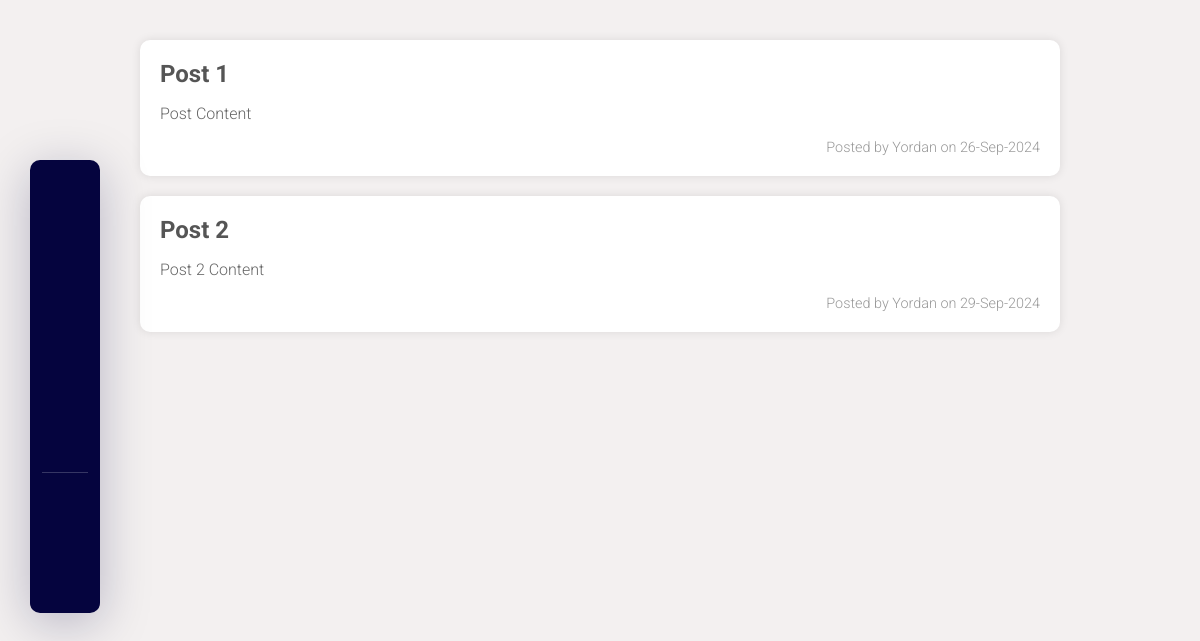
Page /dashboard/ on the earlier database version.
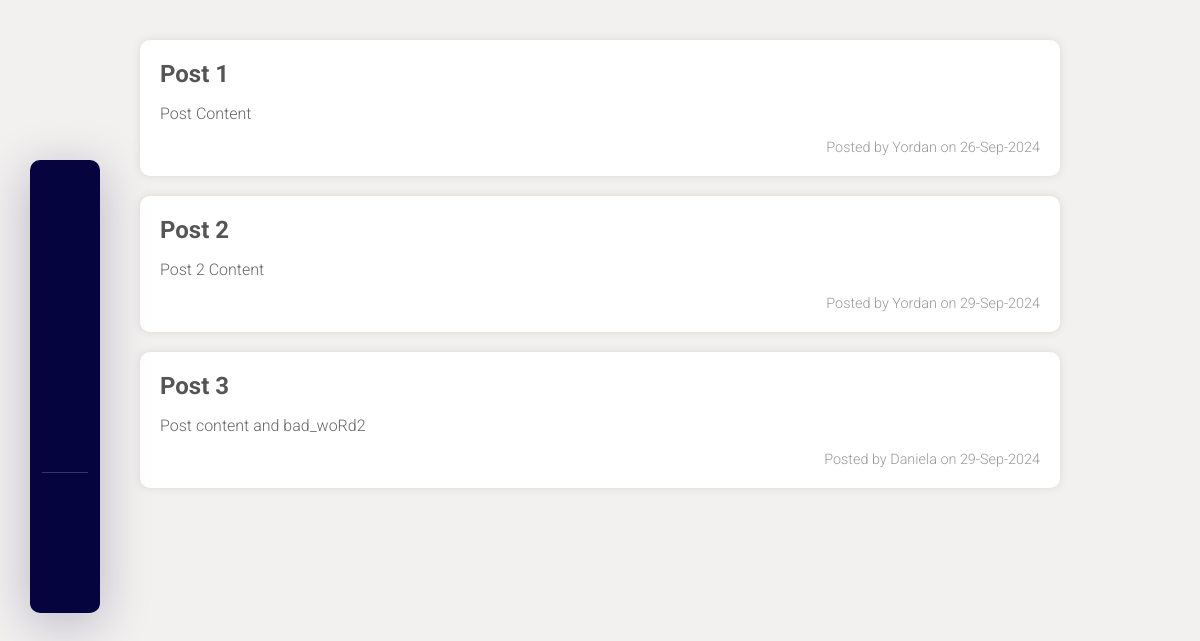
Same page on the later database version.
### forumApp/posts/models.py (models this page shows)
class Post(models.Model):
    TITLE_MAX_LENGTH = 100
    title = models.CharField(
        max_length=TITLE_MAX_LENGTH,
    )
    content = models.TextField(
        validators=(
            BadLanguageValidator(),
        )
    )
    author = models.CharField(
        max_length=30,
    )
    created_at = models.DateTimeField(
        auto_now_add=True,
    )
    languages = models.CharField(
        max_length=20,
        choices=LanguageChoice.choices,
        default=LanguageChoice.OTHER,
    )

### forumApp/posts/views.py (the view)
# urls.py: path('dashboard/', dashboard, name="dash"),
def dashboard(request):
    context = {
        "posts": Post.objects.all(),
    }
    return render(request, 'posts/dashboard.html', context)

### forumApp/posts/templatetags/markdown_extras.py (called while the page is built)
@register.filter(name="markdown")
def markdown_format(text):
    return mark_safe(markdown.markdown(text))

### templates/posts/dashboard.html (shortened to what this page needs)
{% load static %}
{% load markdown_extras %}
<!DOCTYPE html>
<html lang="en">
<head>
    <link rel="stylesheet" href="{% static 'css/styles.css' %}">
</head>
<body>
    {% include "nav.html" %}
    <div class="container">
        <div class="posts">
            {% for post in posts %}
                <div class="post">
                    <h2>{{ post.title|capfirst }}</h2>
                    {% if not post.content %}
                        {% lorem 3 p %}
                    {% else %}
                        {{ post.content|markdown }}
                    {% endif %}
                    <div class="post-meta">
                        <span>Posted by {{ post.author|default:"anonymous" }} on {{ post.created_at|date:"d-M-Y" }}</span>
                    </div>
                </div>
            {% empty %}
                <h1>No Posts</h1>
            {% endfor %}
        </div>
    </div>
</body>
</html>

### templates/nav.html (shortened to what this page needs)
<ul class="menu">
    <li class="menu-item">
        <a href="{% url "index" %}"  class="menu-link">
        </a>
    </li>
    <li class="menu-item">
        <a href="{% url "dash" %}" class="menu-link">
        </a>
    </li>
    <li class="menu-item">
        <a href="{% url 'add-post' %}" class="menu-link">
        </a>
    </li>
    <li class="menu-item">
        <a href="#" class="menu-link">
        </a>
    </li>
    <li class="menu-item">
        <a href="#" class="menu-link">
        </a>
    </li>
    <li class="menu-item">
        <a href="#" class="menu-link">
        </a>
    </li>
    <li class="menu-item">
        <a href="#" class="menu-link">
        </a>
    </li>
</ul>

### staticfiles/css/posts.css (style rules this page uses)
body { font-family: "Roboto", sans-serif; font-weight: 300; font-style: normal; background-color: #f3f0f0; margin: 0; padding: 0; }
.container { width: 80%; margin: 0 auto; padding: 20px; }
.posts { margin-top: 20px; display: flex; flex-direction: column; gap: 20px; }
.post { padding: 20px; border-radius: 10px; background-color: #ffffff; box-shadow: 0 0 10px rgba(0, 0, 0, 0.1); }
.post h2 { margin: 0; color: #555; }
.post p { color: #666; }
.post-meta { margin-top: 10px; display: flex; justify-content: end; font-size: 0.9em; color: #999; }

### staticfiles/css/nav.css (style rules this page uses)
*, *:after, *:before { box-sizing: border-box; }
ul.menu { position: fixed; font-family: "Roboto", sans-serif; font-weight: 300; font-style: normal; left: 30px; top: 20%; list-style: none; margin: 0; width: 70px; padding: 0; margin-right: auto; background-color: #05043e; display: flex; flex-direction: column; justify-content: space-between; padding: 0.75rem; border-radius: 10px; box-shadow: 0 10px 50px 0 rgba(5, 4, 62, 0.25); }
ul.menu li.menu-item:nth-child(6) { margin-top: 5rem; padding-top: 1.25rem; border-top: 1px solid #363664; }
ul.menu li.menu-item + li.menu-item { margin-top: 0.75rem; }
ul.menu a.menu-link { color: #FFF; text-decoration: none; display: flex; align-items: center; justify-content: center; width: 3rem; height: 3rem; border-radius: 8px; position: relative; }

Differences in the rows shown:
added Post: title "Post 3", content "Post content and bad_woRd2", author "Daniela", created_at "29-Sep-2024"
